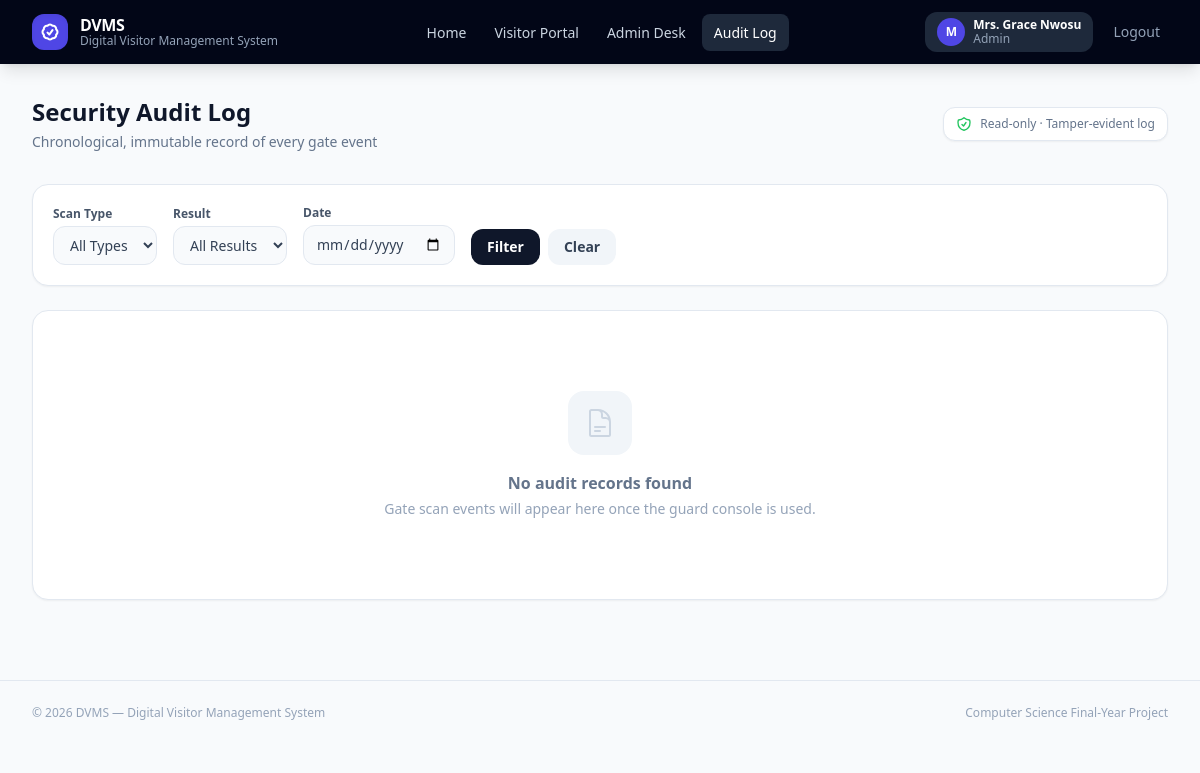
Before: /audit (signed in) with the older database file.
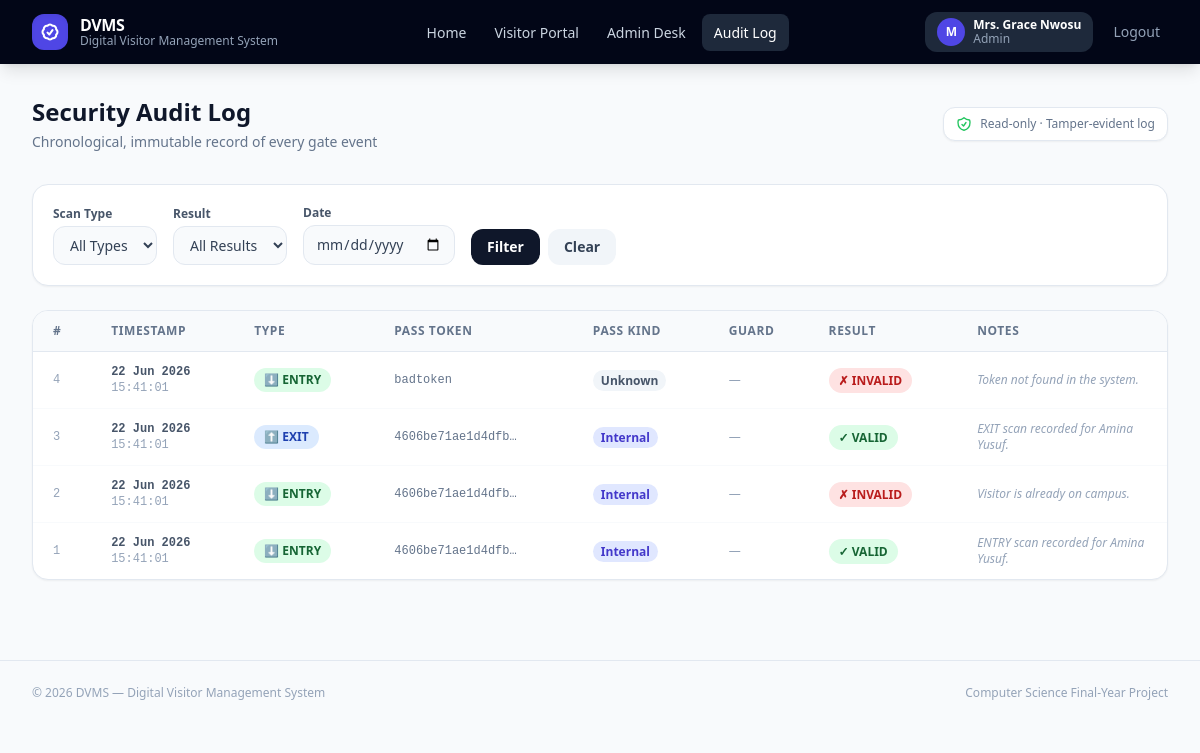
After: the same page with the newer database file.
### app.py (models this page shows, shortened)
class User(db.Model):
    __tablename__ = "users"
    id = db.Column(db.Integer, primary_key=True)
    login_id = db.Column(db.String(64), unique=True, nullable=False, index=True)
    name = db.Column(db.String(128), nullable=False)
    password_hash = db.Column(db.String(256), nullable=False)
    role = db.Column(db.String(32), nullable=False, default="internal")

class AuditLog(db.Model):
    __tablename__ = "audit_logs"
    id = db.Column(db.Integer, primary_key=True)
    scan_type = db.Column(db.String(20), nullable=False)
    guard_id = db.Column(db.Integer, db.ForeignKey("users.id"), nullable=True)
    qr_token = db.Column(db.String(64), nullable=False)
    pass_type = db.Column(db.String(20), nullable=False, default="internal")
    result = db.Column(db.String(20), nullable=False)
    note = db.Column(db.Text, nullable=True)
    scanned_at = db.Column(db.DateTime, default=datetime.utcnow)

### app.py (the view)
@app.route("/audit")
@role_required("admin")
def audit_page():
    scan_type_filter = request.args.get("scan_type", "").strip()
    result_filter = request.args.get("result", "").strip()
    date_filter = request.args.get("date", "").strip()
    page = request.args.get("page", 1, type=int)
    q = AuditLog.query.order_by(AuditLog.scanned_at.desc())
    if scan_type_filter:
        q = q.filter(AuditLog.scan_type == scan_type_filter)
    if result_filter:
        q = q.filter(AuditLog.result == result_filter)
    if date_filter:
        try:
            fd = datetime.strptime(date_filter, "%Y-%m-%d").date()
            q = q.filter(db.func.date(AuditLog.scanned_at) == fd)
        except ValueError:
            pass
    pagination = q.paginate(page=page, per_page=25, error_out=False)
    return render_template(
        "audit.html",
        logs=pagination.items,
        pagination=pagination,
        scan_type_filter=scan_type_filter,
        result_filter=result_filter,
        date_filter=date_filter,
    )

### app.py (called while the page is built)
def role_required(role):
    def decorator(f):
        @wraps(f)
        def wrapped(*args, **kwargs):
            if "user_id" not in session:
                return redirect(url_for("index"))
            _u = User.query.get(session["user_id"])
            if not _u or _u.role != role:
                session.clear()
                abort(403)
            return f(*args, **kwargs)
        return wrapped
    return decorator

@app.after_request
def set_security_headers(response):
    response.headers.setdefault("X-Content-Type-Options", "nosniff")
    response.headers.setdefault("X-Frame-Options", "DENY")
    response.headers.setdefault("X-XSS-Protection", "1; mode=block")
    response.headers.setdefault("Referrer-Policy", "strict-origin-when-cross-origin")
    return response

@app.context_processor
def inject_globals():
    today = date.today()
    stats = {
        "active": PassRequest.query.filter(
            PassRequest.status == "Approved",
            PassRequest.visit_date >= today,
        ).count(),
        "pending": (
            PassRequest.query.filter_by(status="Pending").count()
            + VisitorRequest.query.filter_by(status="Pending").count()
        ),
        "visitors": VisitorRequest.query.count(),
        "audit": AuditLog.query.count(),
    }
    is_authenticated = "user_id" in session
    current_user = User.query.get(session["user_id"]) if is_authenticated else None
    return {
        "stats": stats,
        "now_year": datetime.utcnow().year,
        "is_authenticated": is_authenticated,
        "current_user": current_user,
    }

### templates/audit.html (shortened to what this page needs)
{% extends "base.html" %}
{% block content %}
<div class="flex flex-col sm:flex-row sm:items-center sm:justify-between gap-4 mb-8">
  <div>
    <h1 class="text-2xl font-bold text-slate-900">Security Audit Log</h1>
    <p class="text-slate-500 text-sm mt-1">Chronological, immutable record of every gate event</p>
  </div>
  <div class="flex items-center gap-2 text-xs text-slate-500 bg-white border border-slate-200 rounded-xl px-3 py-2 shadow-sm">
    Read-only · Tamper-evident log
  </div>
</div>
<div class="bg-white rounded-2xl border border-slate-200 shadow-sm p-5 mb-6">
  <form method="GET" action="{{ url_for('audit_page') }}" class="flex flex-wrap gap-4 items-end">
    <div>
      <label class="block text-xs font-semibold text-slate-600 mb-1" for="scan_type_filter">Scan Type</label>
      <select id="scan_type_filter" name="scan_type"
              class="audit-filter-select px-3 py-2 rounded-xl border border-slate-200 bg-slate-50
                     text-sm text-slate-700 focus:outline-none focus:ring-2 focus:ring-indigo-500 transition">
        <option value="" {% if not scan_type_filter %}selected{% endif %}>All Types</option>
      </select>
    </div>
    <div>
      <label class="block text-xs font-semibold text-slate-600 mb-1" for="result_filter">Result</label>
      <select id="result_filter" name="result"
              class="audit-filter-select px-3 py-2 rounded-xl border border-slate-200 bg-slate-50
                     text-sm text-slate-700 focus:outline-none focus:ring-2 focus:ring-indigo-500 transition">
        <option value="" {% if not result_filter %}selected{% endif %}>All Results</option>
      </select>
    </div>
    <div>
      <label class="block text-xs font-semibold text-slate-600 mb-1" for="date_filter">Date</label>
      <input type="date" id="date_filter" name="date" value="{{ date_filter }}"
             class="px-3 py-2 rounded-xl border border-slate-200 bg-slate-50
                    text-sm text-slate-700 focus:outline-none focus:ring-2 focus:ring-indigo-500 transition" />
    </div>
    <div class="flex gap-2">
      <button type="submit"
              class="bg-slate-900 hover:bg-slate-800 text-white text-sm font-semibold px-4 py-2 rounded-xl transition">
        Filter
      </button>
      <a href="{{ url_for('audit_page') }}"
         class="bg-slate-100 hover:bg-slate-200 text-slate-700 text-sm font-semibold px-4 py-2 rounded-xl transition">
        Clear
      </a>
    </div>
  </form>
</div>
<div class="bg-white rounded-2xl border border-slate-200 shadow-sm overflow-hidden">
  {% if logs %}
    <div class="overflow-x-auto">
      <table class="w-full text-sm">
        <thead class="bg-slate-50 border-b border-slate-200">
          <tr>
            <th class="px-5 py-3 text-left text-xs font-semibold text-slate-500 uppercase tracking-wider">#</th>
            <th class="px-4 py-3 text-left text-xs font-semibold text-slate-500 uppercase tracking-wider">Timestamp</th>
            <th class="px-4 py-3 text-left text-xs font-semibold text-slate-500 uppercase tracking-wider">Type</th>
            <th class="px-4 py-3 text-left text-xs font-semibold text-slate-500 uppercase tracking-wider">Pass Token</th>
            <th class="px-4 py-3 text-left text-xs font-semibold text-slate-500 uppercase tracking-wider">Pass Kind</th>
            <th class="px-4 py-3 text-left text-xs font-semibold text-slate-500 uppercase tracking-wider">Guard</th>
            <th class="px-4 py-3 text-left text-xs font-semibold text-slate-500 uppercase tracking-wider">Result</th>
            <th class="px-4 py-3 text-left text-xs font-semibold text-slate-500 uppercase tracking-wider">Notes</th>
          </tr>
        </thead>
        <tbody class="divide-y divide-slate-50">
          {% for log in logs %}
            <tr class="hover:bg-slate-50 transition">
              <td class="px-5 py-3 text-xs text-slate-400 font-mono">{{ log.id }}</td>
              <td class="px-4 py-3 text-xs font-mono text-slate-600 whitespace-nowrap">
                <span class="block font-semibold">{{ log.scanned_at.strftime('%d %b %Y') }}</span>
                <span class="text-slate-400">{{ log.scanned_at.strftime('%H:%M:%S') }}</span>
              </td>
              <td class="px-4 py-3">
                {% if log.scan_type == 'ENTRY' %}
                  <span class="inline-flex items-center gap-1 px-2.5 py-1 rounded-full bg-green-100 text-green-800 text-xs font-bold">
                    ⬇ ENTRY
                  </span>
                {% elif log.scan_type == 'EXIT' %}
                  <span class="inline-flex items-center gap-1 px-2.5 py-1 rounded-full bg-blue-100 text-blue-800 text-xs font-bold">
                    ⬆ EXIT
                  </span>
                {% else %}
                  <span class="inline-flex items-center gap-1 px-2.5 py-1 rounded-full bg-purple-100 text-purple-800 text-xs font-bold">
                    🚶 WALK-IN
                  </span>
                {% endif %}
              </td>
              <td class="px-4 py-3 text-xs font-mono text-slate-500">
                {{ log.qr_token[:16] }}{% if log.qr_token | length > 16 %}…{% endif %}
              </td>
              <td class="px-4 py-3">
                {% if log.pass_type == 'internal' %}
                  <span class="px-2 py-0.5 rounded-full bg-indigo-100 text-indigo-700 text-xs font-semibold capitalize">Internal</span>
                {% elif log.pass_type == 'visitor' %}
                  <span class="px-2 py-0.5 rounded-full bg-sky-100 text-sky-700 text-xs font-semibold capitalize">Visitor</span>
                {% else %}
                  <span class="px-2 py-0.5 rounded-full bg-slate-100 text-slate-600 text-xs font-semibold capitalize">{{ log.pass_type }}</span>
                {% endif %}
              </td>
              <td class="px-4 py-3 text-xs text-slate-600">
                {% if log.guard %}
                  {{ log.guard.name }}
                {% else %}
                  <span class="text-slate-400">—</span>
                {% endif %}
              </td>
              <td class="px-4 py-3">
                {% if log.result == 'VALID' %}
                  <span class="px-2.5 py-1 rounded-full bg-green-100 text-green-800 text-xs font-bold">✓ VALID</span>
                {% elif log.result == 'BLACKLISTED' %}
                  <span class="px-2.5 py-1 rounded-full bg-red-200 text-red-900 text-xs font-bold">⛔ BLACKLISTED</span>
                {% else %}
                  <span class="px-2.5 py-1 rounded-full bg-red-100 text-red-700 text-xs font-bold">✗ INVALID</span>
                {% endif %}
              </td>
              <td class="px-4 py-3 text-xs text-slate-400 italic max-w-[10rem]">
                <span title="{{ log.note or '' }}">{{ (log.note or '—') | truncate(40) }}</span>
              </td>
            </tr>
          {% endfor %}
        </tbody>
      </table>
    </div>
  {% else %}
    <div class="flex flex-col items-center justify-center py-20 text-center">
      <div class="w-16 h-16 rounded-2xl bg-slate-100 flex items-center justify-center mx-auto mb-4">
      </div>
      <p class="text-base font-bold text-slate-500">No audit records found</p>
      <p class="text-sm text-slate-400 mt-1">
        {% if scan_type_filter or result_filter or date_filter %}
          No events match your current filters. <a href="{{ url_for('audit_page') }}" class="text-indigo-600 hover:underline">Clear filters</a>
        {% else %}
          Gate scan events will appear here once the guard console is used.
        {% endif %}
      </p>
    </div>
  {% endif %}
</div>
{% endblock %}

### templates/base.html (shortened to what this page needs)
<!DOCTYPE html>
<html lang="en" class="h-full">
<head>
  <script src="https://cdn.tailwindcss.com"></script>
</head>
<body class="h-full bg-slate-50 text-slate-900 antialiased">
  <header class="bg-slate-950 sticky top-0 z-40 shadow-lg">
    <div class="max-w-screen-xl mx-auto px-4 sm:px-6 lg:px-8">
      <div class="flex items-center justify-between h-16">
        <a href="{{ url_for('index') }}" class="flex items-center gap-3 group">
          <div class="w-9 h-9 rounded-xl bg-indigo-600 flex items-center justify-center shadow-inner">
          </div>
          <div>
            <p class="text-white font-bold text-base leading-none tracking-tight">DVMS</p>
            <p class="text-slate-400 text-xs leading-none mt-0.5">Digital Visitor Management System</p>
          </div>
        </a>
        <nav class="hidden md:flex items-center gap-1">
          <a href="{{ url_for('index') }}"
             class="nav-link {% if request.endpoint == 'index' %}active{% endif %}">Home</a>
          <a href="{{ url_for('public_page') }}"
             class="nav-link {% if request.endpoint == 'public_page' %}active{% endif %}">Visitor Portal</a>
          {% if is_authenticated %}
            {% if current_user.role == 'admin' %}
              <a href="{{ url_for('admin_page') }}"
                 class="nav-link {% if request.endpoint == 'admin_page' %}active{% endif %}">Admin Desk</a>
            {% endif %}
            <a href="{{ url_for('audit_page') }}"
               class="nav-link {% if request.endpoint == 'audit_page' %}active{% endif %}">Audit Log</a>
          {% endif %}
        </nav>
        <div class="flex items-center gap-3">
          {% if is_authenticated %}
            <div class="hidden sm:flex items-center gap-2 bg-slate-800 rounded-xl px-3 py-1.5">
              <div class="w-7 h-7 rounded-full bg-indigo-600 flex items-center justify-center">
                <span class="text-white text-xs font-bold">{{ current_user.name[0] }}</span>
              </div>
              <div>
                <p class="text-white text-xs font-semibold leading-none">{{ current_user.name }}</p>
                <p class="text-slate-400 text-xs capitalize leading-none mt-0.5">{{ current_user.role }}</p>
              </div>
            </div>
            <a href="{{ url_for('logout') }}"
               class="text-slate-400 hover:text-red-400 text-sm font-medium transition-colors px-2 py-1 rounded-lg">
              Logout
            </a>
          {% else %}
            <a href="{{ url_for('auth_page') }}"
               class="bg-indigo-600 hover:bg-indigo-500 text-white text-sm font-semibold px-4 py-2 rounded-xl transition-colors">
              Staff Login
            </a>
          {% endif %}
        </div>
      </div>
    </div>
  </header>
  <main class="max-w-screen-xl mx-auto px-4 sm:px-6 lg:px-8 py-8">
    {% block content %}{% endblock %}
  </main>
  <footer class="border-t border-slate-200 mt-12 py-6">
    <div class="max-w-screen-xl mx-auto px-4 sm:px-6 lg:px-8 flex flex-col sm:flex-row items-center justify-between gap-2">
      <p class="text-slate-400 text-xs">© {{ now_year }} DVMS — Digital Visitor Management System</p>
      <p class="text-slate-400 text-xs">Computer Science Final-Year Project</p>
    </div>
  </footer>
</body>
</html>

### templates/base.html (style rules this page uses)
.nav-link { color: rgb(203 213 225); font-size: .875rem; font-weight: 500; padding: .5rem .75rem; border-radius: .5rem; transition: color 150ms, background-color 150ms; }
.nav-link.active { color: #fff; background-color: rgb(30 41 59); }

Changed rows visible on the page:
added AuditLog: id "4", scanned_at "22 Jun 2026", scanned_at "15:41:01", scan_type "⬇ ENTRY", qr_token "badtoken", pass_type "Unknown", result "✗ INVALID", note "Token not found in the system."
added AuditLog: id "3", scanned_at "22 Jun 2026", scanned_at "15:41:01", scan_type "⬆ EXIT", qr_token "4606be71ae1d4dfb", pass_type "Internal", result "✓ VALID", note "EXIT scan recorded for Amina Yusuf."
added AuditLog: id "2", scanned_at "22 Jun 2026", scanned_at "15:41:01", scan_type "⬇ ENTRY", qr_token "4606be71ae1d4dfb", pass_type "Internal", result "✗ INVALID", note "Visitor is already on campus."
added AuditLog: id "1", scanned_at "22 Jun 2026", scanned_at "15:41:01", scan_type "⬇ ENTRY", qr_token "4606be71ae1d4dfb", pass_type "Internal", result "✓ VALID", note "ENTRY scan recorded for Amina Yusuf."
Other visible differences:
text no longer shown: "No audit records found Gate scan events will appear here once the guard console is used."
text now shown: "# TIMESTAMP TYPE PASS TOKEN PASS KIND GUARD RESULT NOTES"
